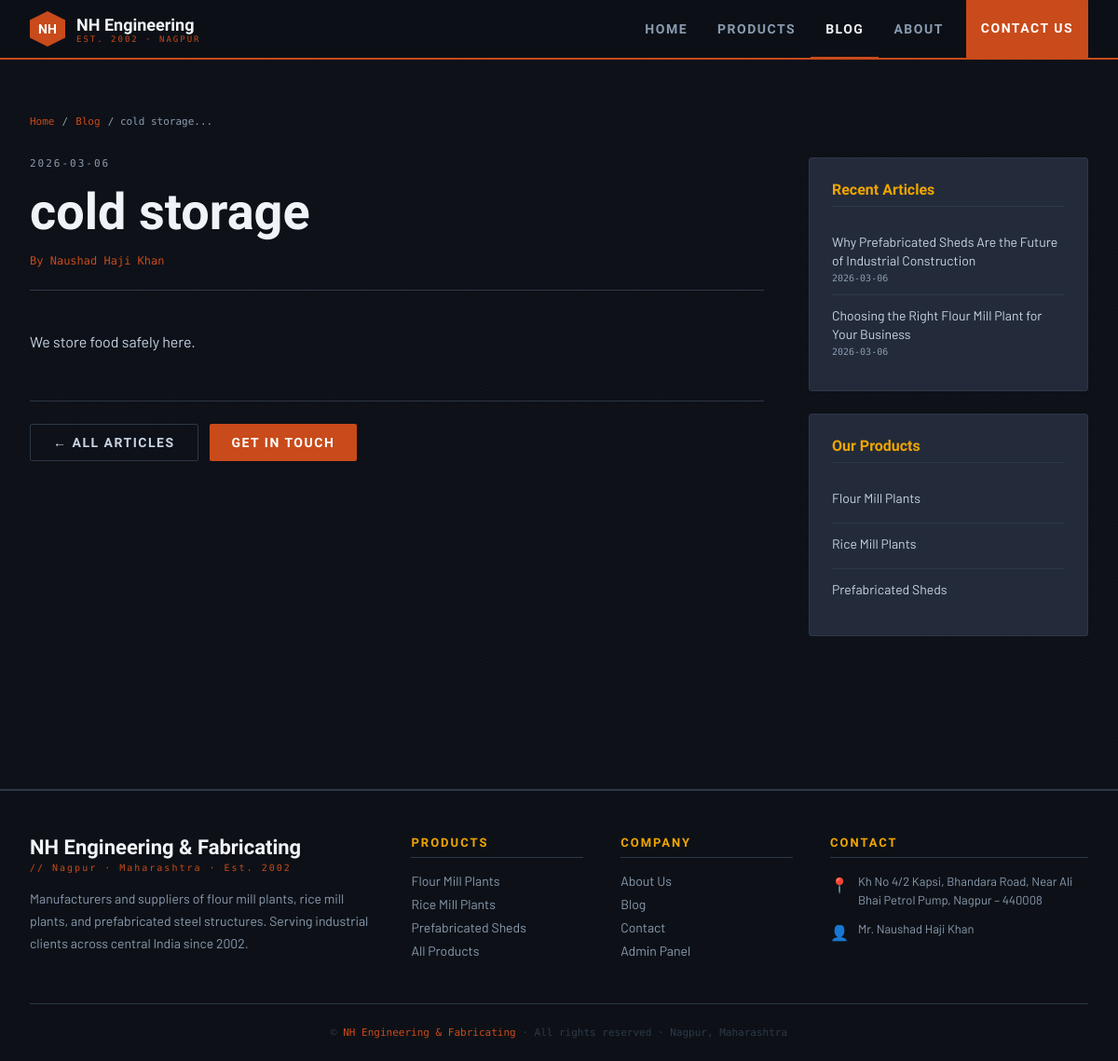
Screenshot of /blog/cold-storage with the database file from the repository.
### tables this page shows
CREATE TABLE blogs (
                id INTEGER PRIMARY KEY AUTOINCREMENT,
                title TEXT NOT NULL,
                slug TEXT UNIQUE NOT NULL,
                content TEXT NOT NULL,
                excerpt TEXT,
                author TEXT DEFAULT 'Admin',
                published INTEGER DEFAULT 1,
                created_at TEXT DEFAULT CURRENT_TIMESTAMP
            );

### app.py (the view)
@app.route('/blog/<slug>')
def blog_post(slug):
    post = query_db("SELECT * FROM blogs WHERE slug=? AND published=1", [slug], one=True)
    if not post:
        return redirect(url_for('blog'))
    recent = query_db("SELECT * FROM blogs WHERE published=1 AND slug!=? ORDER BY created_at DESC LIMIT 4", [slug])
    return render_template('public/blog_post.html', post=post, recent=recent)

### app.py (called while the page is built)
def get_db():
    db = getattr(g, '_database', None)
    if db is None:
        db = g._database = sqlite3.connect(DATABASE)
        db.row_factory = sqlite3.Row
    return db

@app.teardown_appcontext
def close_connection(exception):
    db = getattr(g, '_database', None)
    if db is not None:
        db.close()

def query_db(query, args=(), one=False):
    cur = get_db().execute(query, args)
    rv = cur.fetchall()
    cur.close()
    return (rv[0] if rv else None) if one else rv

### templates/public/blog_post.html (shortened to what this page needs)
{% extends "base.html" %}
{% block content %}
<section class="post-section">
    <div class="container">
        <div class="breadcrumb">
            <a href="/">Home</a> /
            <a href="/blog">Blog</a> /
            {{ post['title'][:40] }}...
        </div>
        <div class="post-layout">
            <div>
                <div class="post-date">{{ post['created_at'][:10] }}</div>
                <h1 class="post-title">{{ post['title'] }}</h1>
                <div class="post-author">By {{ post['author'] }}</div>
                <div class="post-body">
                    {% for para in post['content'].split('\n\n') %}
                    <p>{{ para | replace('**', '<strong>') | safe }}</p>
                    {% endfor %}
                </div>
                <div style="margin-top:48px;padding-top:24px;border-top:1px solid var(--rivet);display:flex;gap:12px;">
                    <a href="/blog" class="btn-secondary">← All Articles</a>
                    <a href="/contact" class="btn-primary">Get in Touch</a>
                </div>
            </div>
            <div>
                <div class="sidebar-box">
                    <div class="sidebar-title">Recent Articles</div>
                    {% for r in recent %}
                    <a href="/blog/{{ r['slug'] }}" class="sidebar-post">
                        <div class="sidebar-post-title">{{ r['title'] }}</div>
                        <div class="sidebar-post-date">{{ r['created_at'][:10] }}</div>
                    </a>
                    {% endfor %}
                </div>
                <div class="sidebar-box">
                    <div class="sidebar-title">Our Products</div>
                    <a href="/products?category=Flour+Mill" class="sidebar-post"><div class="sidebar-post-title">Flour Mill Plants</div></a>
                    <a href="/products?category=Rice+Mill" class="sidebar-post"><div class="sidebar-post-title">Rice Mill Plants</div></a>
                    <a href="/products?category=Prefabricated+Shed" class="sidebar-post"><div class="sidebar-post-title">Prefabricated Sheds</div></a>
                </div>
            </div>
        </div>
    </div>
</section>
{% endblock %}

### templates/base.html (style rules this page uses)
:root { --steel: #1a1f2e; --iron: #0d1117; --rust: #c94a1a; --rust-light: #e05c28; --amber: #f0a500; --smoke: #8a9bb0; --cloud: #c8d4e3; --white: #f0f4f8; --plate: #232b3a; --rivet: #2e3847; --glow: rgba(201,74,26,0.15); }
*, *::before, *::after { box-sizing: border-box; margin: 0; padding: 0; }
html { scroll-behavior: smooth; }
body { font-family: 'Barlow', sans-serif; background: var(--iron); color: var(--cloud); min-height: 100vh; overflow-x: hidden; }
body::before { content: ''; position: fixed; inset: 0; pointer-events: none; z-index: 0; opacity: 0.6; }
.container { max-width: 1200px; margin: 0 auto; padding: 0 2rem; }
.btn-primary { display: inline-flex; align-items: center; gap: 8px; background: var(--rust); color: white; font-family: 'Barlow Condensed', sans-serif; font-weight: 700; font-size: 14px; letter-spacing: 1.5px; text-transform: uppercase; text-decoration: none; padding: 12px 24px; border-radius: 2px; border: none; cursor: pointer; transition: background 0.2s, transform 0.1s; }
.btn-secondary { display: inline-flex; align-items: center; gap: 8px; background: transparent; color: var(--cloud); font-family: 'Barlow Condensed', sans-serif; font-weight: 700; font-size: 14px; letter-spacing: 1.5px; text-transform: uppercase; text-decoration: none; padding: 11px 24px; border-radius: 2px; border: 1px solid var(--rivet); cursor: pointer; transition: border-color 0.2s, color 0.2s; }

### templates/public/blog_post.html (style rules this page uses)
.post-section { padding:60px 0;position:relative;z-index:1; }
.post-layout { display:grid;grid-template-columns:1fr 300px;gap:48px;align-items:start; }
.breadcrumb { font-family:'Share Tech Mono',monospace;font-size:11px;color:var(--smoke);margin-bottom:32px;display:flex;align-items:center;gap:8px; }
.breadcrumb a { color:var(--rust);text-decoration:none; }
.post-date { font-family:'Share Tech Mono',monospace;font-size:11px;letter-spacing:2px;color:var(--smoke);text-transform:uppercase;margin-bottom:16px; }
.post-title { font-family:'Barlow Condensed',sans-serif;font-weight:800;font-size:clamp(32px,5vw,54px);color:var(--white);line-height:1.1;margin-bottom:16px; }
.post-author { font-family:'Share Tech Mono',monospace;font-size:12px;color:var(--rust);margin-bottom:40px;padding-bottom:24px;border-bottom:1px solid var(--rivet); }
.post-body { font-size:16px;color:var(--cloud);line-height:1.85; }
.post-body p { margin-bottom:20px; }
.sidebar-box { background:var(--plate);border:1px solid var(--rivet);border-radius:3px;padding:24px;margin-bottom:24px;position:sticky;top:80px; }
.sidebar-title { font-family:'Barlow Condensed',sans-serif;font-weight:700;font-size:16px;color:var(--amber);margin-bottom:16px;padding-bottom:8px;border-bottom:1px solid var(--rivet); }
.sidebar-post { display:block;text-decoration:none;padding:12px 0;border-bottom:1px solid var(--rivet); }
.sidebar-post:last-child { border-bottom:none; }
.sidebar-post-title { font-size:14px;color:var(--cloud);line-height:1.4;margin-bottom:4px;transition:color 0.2s; }
.sidebar-post-date { font-family:'Share Tech Mono',monospace;font-size:10px;color:var(--smoke); }

### rows the page displays
blogs: title "cold storage", created_at "2026-03-06", author "Naushad Haji Khan", content "We store food safely here."
blogs: title "Why Prefabricated Sheds Are the Future of Industrial Construction", created_at "2026-03-06"
blogs: title "Choosing the Right Flour Mill Plant for Your Business", created_at "2026-03-06"
